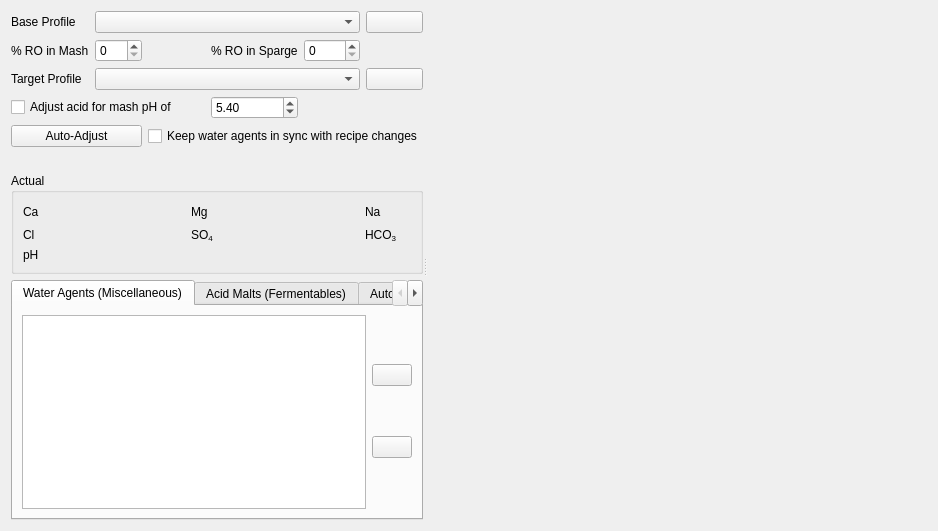
<?xml version="1.0" encoding="UTF-8"?>
<ui version="4.0">
 <class>waterAdjuster</class>
 <widget class="QWidget" name="waterAdjuster">
  <!--property name="windowTitle">
   <string>Water Profile Adjustment Tool</string>
  </property-->
  <layout class="QVBoxLayout" name="verticalLayout_4">
   <item>
    <widget class="QSplitter" name="splitter_vertical_recipe">
     <property name="orientation">
      <enum>Qt::Horizontal</enum>
     </property>
     <!--
     ================================================= Left-hand panel =================================================
      -->
     <widget class="QWidget" name="panel_left" native="true">
      <layout class="QVBoxLayout" name="verticalLayout_left" stretch="0,0,0">
       <item>
        <layout class="QGridLayout" name="gridLayout_profiles">
         <item row="1" column="0">
          <widget class="QLabel" name="label_baseProfile">
           <property name="text">
            <string>Base Profile</string>
           </property>
          </widget>
         </item>
         <item row="1" column="1" colspan="4">
          <widget class="BtComboBoxWater" name="combo_waterBase">
           <property name="sizePolicy">
            <sizepolicy hsizetype="MinimumExpanding" vsizetype="Preferred">
             <horstretch>0</horstretch>
             <verstretch>0</verstretch>
            </sizepolicy>
           </property>
           <property name="minimumSize">
            <size>
             <width>128</width>
             <height>0</height>
            </size>
           </property>
          </widget>
         </item>
         <item row="1" column="5">
          <widget class="QPushButton" name="pushButton_editBaseProfile">
           <property name="toolTip">
            <string>Edit base water profile</string>
           </property>
           <property name="icon">
            <iconset resource="../resources.qrc">
             <normaloff>:/images/edit.svg</normaloff>:/images/edit.svg</iconset>
           </property>
          </widget>
         </item>

         <item row="3" column="0">
          <widget class="QLabel" name="label_mashRO">
           <property name="text">
            <string>% RO in Mash</string>
           </property>
          </widget>
         </item>
         <item row="3" column="1">
          <widget class="QSpinBox" name="spinBox_mashRO">
           <property name="maximum">
            <number>100</number>
           </property>
          </widget>
         </item>

         <item row="3" column="3">
          <widget class="QLabel" name="label_spargeRO">
           <property name="text">
            <string>% RO in Sparge</string>
           </property>
          </widget>
         </item>
         <item row="3" column="4">
          <widget class="QSpinBox" name="spinBox_spargeRO">
           <property name="maximum">
            <number>100</number>
           </property>
          </widget>
         </item>

         <item row="5" column="0">
          <widget class="QLabel" name="label_targetProfile">
           <property name="text">
            <string>Target Profile</string>
           </property>
          </widget>
         </item>
         <item row="5" column="1" colspan="4">
          <widget class="BtComboBoxWater" name="combo_waterTarget">
           <property name="sizePolicy">
            <sizepolicy hsizetype="MinimumExpanding" vsizetype="Preferred">
             <horstretch>0</horstretch>
             <verstretch>0</verstretch>
            </sizepolicy>
           </property>
           <property name="minimumSize">
            <size>
             <width>128</width>
             <height>0</height>
            </size>
           </property>
          </widget>
         </item>
         <item row="5" column="5">
          <widget class="QPushButton" name="pushButton_editTargetProfile">
           <property name="toolTip">
            <string>Edit target water profile</string>
           </property>
           <property name="icon">
            <iconset resource="../resources.qrc">
             <normaloff>:/images/edit.svg</normaloff>:/images/edit.svg</iconset>
           </property>
          </widget>
         </item>
         <item row="6" column="0" colspan="3">
          <widget class="QCheckBox" name="checkBox_targetMashPh">
           <property name="toolTip">
            <string>If ticked, Auto-Adjust also works out how much acid to add to get this mash pH.  It uses the acid already in the recipe if there is one, otherwise lactic acid (or another acid if there's no lactic acid in the database).  If not ticked, acids are left alone.</string>
           </property>
           <property name="text">
            <string>Adjust acid for mash pH of</string>
           </property>
          </widget>
         </item>
         <item row="6" column="3">
          <widget class="QDoubleSpinBox" name="doubleSpinBox_targetMashPh">
           <property name="toolTip">
            <string>Target mash pH.  Most brewers aim for between 5.2 and 5.6, often 5.4.</string>
           </property>
           <property name="decimals">
            <number>2</number>
           </property>
           <property name="minimum">
            <double>4.80</double>
           </property>
           <property name="maximum">
            <double>6.00</double>
           </property>
           <property name="singleStep">
            <double>0.05</double>
           </property>
           <property name="value">
            <double>5.40</double>
           </property>
          </widget>
         </item>
         <item row="7" column="0" colspan="2">
          <widget class="QPushButton" name="pushButton_autoAdjust">
           <property name="toolTip">
            <string>Work out the amounts of brewing salts to add to get as close as possible to the target profile and, if ticked above, the amount of acid to get the target mash pH.  If the recipe already has salts, only those are used and their amounts are changed (so remove any you don't want, or add just the ones you do want, first).  Otherwise, commonly-used salts are added as needed.  Chalk and pickling lime are left alone.  You can undo the changes in one go.</string>
           </property>
           <property name="text">
            <string>Auto-Adjust</string>
           </property>
          </widget>
         </item>
         <item row="7" column="2" colspan="4">
          <widget class="QCheckBox" name="checkBox_keptInSync">
           <property name="toolTip">
            <string>Automatically redo Auto-Adjust whenever something it depends on changes, eg the water profiles, the amount of water in the mash or the grain bill.  Changes you make to the amounts of salts or acid yourself will then be overwritten, so this is best used once you have chosen which salts to use.  Undoing an Auto-Adjust turns this off.</string>
           </property>
           <property name="text">
            <string>Keep water agents in sync with recipe changes</string>
           </property>
          </widget>
         </item>
         <item row="8" column="0" colspan="6">
          <widget class="QLabel" name="label_autoAdjustInfo">
           <property name="wordWrap">
            <bool>true</bool>
           </property>
           <property name="textFormat">
            <enum>Qt::RichText</enum>
           </property>
          </widget>
         </item>

        </layout>

       </item>
       <item>
        <widget class="QGroupBox" name="groupbox_actual">
         <property name="sizePolicy">
          <sizepolicy hsizetype="MinimumExpanding" vsizetype="Preferred">
           <horstretch>0</horstretch>
           <verstretch>0</verstretch>
          </sizepolicy>
         </property>
         <property name="title">
          <string>Actual</string>
         </property>
         <layout class="QGridLayout" name="gridLayout_ppm" rowstretch="0,0,0,0">
          <item row="1" column="1">
           <widget class="SmartLabel" name="label_ca">
            <property name="text">
             <string>Ca</string>
            </property>
           </widget>
          </item>
          <item row="1" column="2">
           <widget class="SmartDigitWidget" name="btDigit_ca">
           </widget>
          </item>

          <item row="1" column="3">
           <spacer name="horizontalSpacer_1">
            <property name="orientation">
             <enum>Qt::Horizontal</enum>
            </property>
            <property name="sizeHint" stdset="0">
             <size>
              <width>40</width>
              <height>20</height>
             </size>
            </property>
           </spacer>
          </item>

          <item row="1" column="4">
           <widget class="SmartLabel" name="label_mg">
            <property name="text">
             <string>Mg</string>
            </property>
           </widget>
          </item>
          <item row="1" column="5">
           <widget class="SmartDigitWidget" name="btDigit_mg">
           </widget>
          </item>

          <item row="1" column="6">
           <spacer name="horizontalSpacer_2">
            <property name="orientation">
             <enum>Qt::Horizontal</enum>
            </property>
            <property name="sizeHint" stdset="0">
             <size>
              <width>40</width>
              <height>20</height>
             </size>
            </property>
           </spacer>
          </item>

          <item row="1" column="7">
           <widget class="SmartLabel" name="label_na">
            <property name="text">
             <string>Na</string>
            </property>
           </widget>
          </item>
          <item row="1" column="8">
           <widget class="SmartDigitWidget" name="btDigit_na">
           </widget>
          </item>

          <item row="3" column="1">
           <widget class="SmartLabel" name="label_cl">
            <property name="text">
             <string>Cl</string>
            </property>
           </widget>
          </item>
          <item row="3" column="2">
           <widget class="SmartDigitWidget" name="btDigit_cl">
           </widget>
          </item>
          <item row="3" column="4">
           <widget class="SmartLabel" name="label_so4">
            <property name="text">
             <string>SO&lt;sub&gt;4&lt;/sub&gt;</string>
            </property>
           </widget>
          </item>
          <item row="3" column="5">
           <widget class="SmartDigitWidget" name="btDigit_so4">
           </widget>
          </item>
          <item row="3" column="7">
           <widget class="SmartLabel" name="label_hco3">
            <property name="text">
             <string>HCO&lt;sub&gt;3&lt;/sub&gt;</string>
            </property>
           </widget>
          </item>
          <item row="3" column="8">
           <widget class="SmartDigitWidget" name="btDigit_hco3">
           </widget>
          </item>

          <item row="5" column="1">
           <widget class="SmartLabel" name="label_pH">
            <property name="text">
             <string>pH</string>
            </property>
           </widget>
          </item>
          <item row="5" column="2">
           <widget class="SmartDigitWidget" name="btDigit_ph">
           </widget>
          </item>
         </layout>
        </widget>
       </item>

       <item>
        <widget class="BtTabWidget" name="tabWidget_adjustments">
         <widget class="QWidget" name="tab_waterAgents">
          <attribute name="title">
           <string>Water Agents (Miscellaneous)</string>
          </attribute>
          <layout class="QHBoxLayout" name="horizontalLayout_waterAgents">
           <item>
            <widget class="QTableView" name="tableView_waterAgents">
             <property name="alternatingRowColors">
              <bool>true</bool>
             </property>
            </widget>
           </item>
           <item>
            <layout class="QVBoxLayout" name="verticalLayout_waterAgentButtons">
             <property name="spacing">
              <number>1</number>
             </property>
             <item>
              <widget class="QPushButton" name="pushButton_addWaterAgent">
               <property name="toolTip">
                <string>Add a water agent</string>
               </property>
               <property name="text">
                <string/>
               </property>
               <property name="icon">
                <iconset resource="../resources.qrc">
                 <normaloff>:/images/smallPlus.svg</normaloff>:/images/smallPlus.svg</iconset>
               </property>
              </widget>
             </item>
             <item>
              <widget class="QPushButton" name="pushButton_removeWaterAgent">
               <property name="toolTip">
                <string>Remove selected water agent</string>
               </property>
               <property name="text">
                <string/>
               </property>
               <property name="icon">
                <iconset resource="../resources.qrc">
                 <normaloff>:/images/smallMinus.svg</normaloff>:/images/smallMinus.svg</iconset>
               </property>
              </widget>
             </item>
            </layout>
           </item>
          </layout>
         </widget>

         <widget class="QWidget" name="tab_acidMalts">
          <attribute name="title">
           <string>Acid Malts (Fermentables)</string>
          </attribute>
          <layout class="QHBoxLayout" name="horizontalLayout_acidMalts">
           <item>
            <widget class="QTableView" name="tableView_acidMalts">
             <property name="alternatingRowColors">
              <bool>true</bool>
             </property>
            </widget>
           </item>
           <item>
            <layout class="QVBoxLayout" name="verticalLayout_acidMaltButtons">
             <property name="spacing">
              <number>1</number>
             </property>
             <item>
              <widget class="QPushButton" name="pushButton_addAcidMalt">
               <property name="toolTip">
                <string>Add an acid malt</string>
               </property>
               <property name="text">
                <string/>
               </property>
               <property name="icon">
                <iconset resource="../resources.qrc">
                 <normaloff>:/images/smallPlus.svg</normaloff>:/images/smallPlus.svg</iconset>
               </property>
              </widget>
             </item>
             <item>
              <widget class="QPushButton" name="pushButton_removeAcidMalt">
               <property name="toolTip">
                <string>Remove selected acid malt</string>
               </property>
               <property name="text">
                <string/>
               </property>
               <property name="icon">
                <iconset resource="../resources.qrc">
                 <normaloff>:/images/smallMinus.svg</normaloff>:/images/smallMinus.svg</iconset>
               </property>
              </widget>
             </item>
            </layout>
           </item>
          </layout>
         </widget>
         <widget class="QWidget" name="tab_autoAdjustNotes">
          <attribute name="title">
           <string>Auto-Adjust Notes</string>
          </attribute>
          <attribute name="toolTip">
           <string>Things to check after the last Auto-Adjust, eg ions that couldn't be brought close to the target, and why</string>
          </attribute>
          <layout class="QVBoxLayout" name="verticalLayout_autoAdjustNotes">
           <item>
            <widget class="QTextBrowser" name="textBrowser_autoAdjustNotes">
             <property name="openLinks">
              <bool>false</bool>
             </property>
            </widget>
           </item>
          </layout>
         </widget>

        </widget>
       </item>
      </layout>
     </widget>
     <widget class="QWidget" name="panel_right" native="true">
      <layout class="QVBoxLayout" name="verticalLayout_right">
       <item>
        <widget class="RadarChart" name="radarChart" native="true">
         <property name="sizePolicy">
          <sizepolicy hsizetype="MinimumExpanding" vsizetype="Expanding">
           <horstretch>0</horstretch>
           <verstretch>0</verstretch>
          </sizepolicy>
         </property>
         <property name="minimumSize">
          <size>
           <width>500</width>
           <height>500</height>
          </size>
         </property>
        </widget>
       </item>
      </layout>
     </widget>
    </widget>

   </item>
  </layout>
 </widget>
 <customwidgets>
  <customwidget>
   <class>BtComboBoxWater</class>
   <extends>QComboBox</extends>
   <header>widgets/BtComboBoxNamedEntity.h</header>
  </customwidget>
  <customwidget>
   <class>BtTabWidget</class>
   <extends>QTabWidget</extends>
   <header>BtTabWidget.h</header>
   <container>1</container>
  </customwidget>
  <customwidget>
   <class>RadarChart</class>
   <extends>QWidget</extends>
   <header>RadarChart.h</header>
  </customwidget>
  <customwidget>
   <class>SmartLabel</class>
   <extends>QLabel</extends>
   <header>widgets/SmartLabel.h</header>
   <slots>
    <signal>changedSystemOfMeasurementOrScale(PreviousScaleInfo)</signal>
   </slots>
  </customwidget>
  <customwidget>
   <class>SmartDigitWidget</class>
   <extends>QLabel</extends>
   <header>widgets/SmartDigitWidget.h</header>
  </customwidget>
 </customwidgets>
 <tabstops>
  <tabstop>combo_waterBase</tabstop>
  <tabstop>pushButton_editBaseProfile</tabstop>
  <tabstop>combo_waterTarget</tabstop>
  <tabstop>pushButton_editTargetProfile</tabstop>
  <tabstop>spinBox_mashRO</tabstop>
  <tabstop>spinBox_spargeRO</tabstop>
  <tabstop>pushButton_addWaterAgent</tabstop>
  <tabstop>pushButton_removeWaterAgent</tabstop>
 </tabstops>
 <resources>
  <include location="../resources.qrc"/>
 </resources>
</ui>
